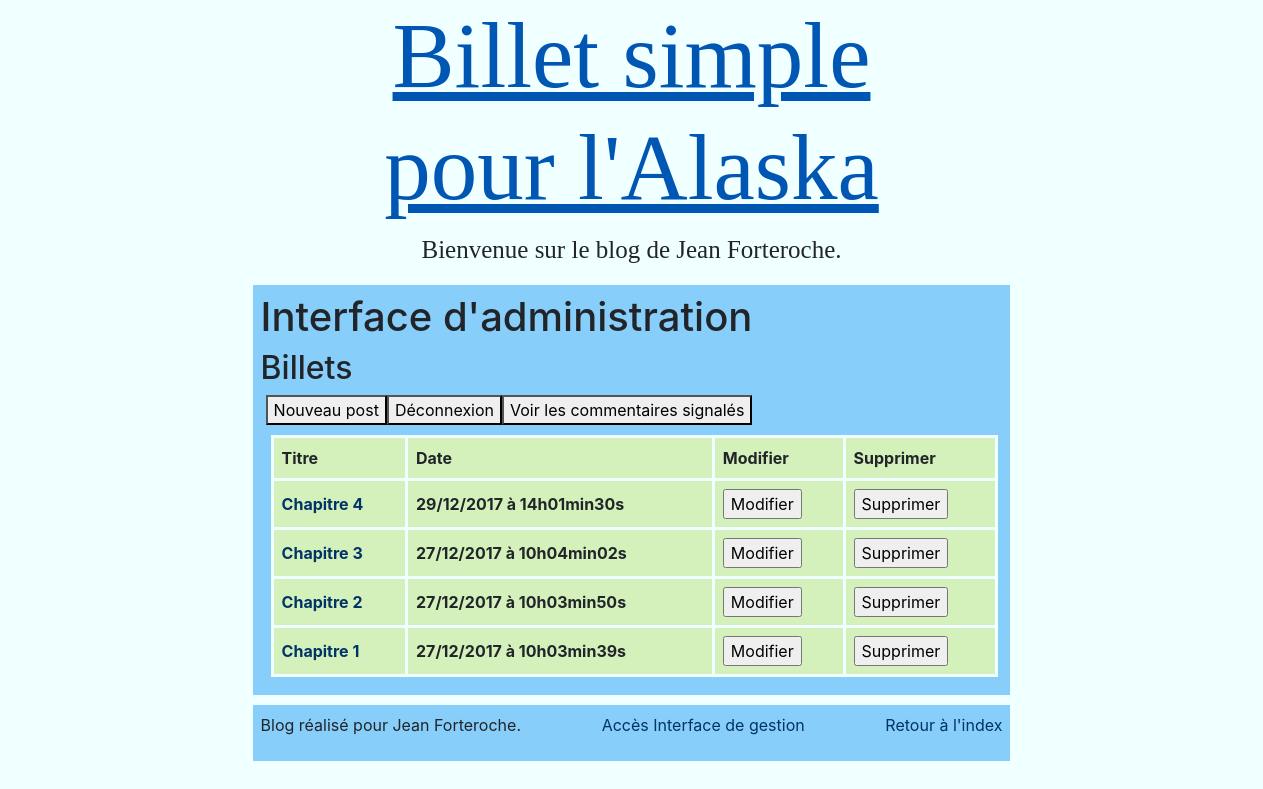
/index.php?action=admin (signed in), run on the app's committed database.
### tables this page shows
CREATE TABLE `Posts` (
  `id` int(11) NOT NULL,
  `titre` varchar(255) NOT NULL,
  `texte` text NOT NULL,
  `date` datetime NOT NULL
);

### controller/controllerBack.php (called while the page is built, shortened)
<?php
    require_once 'model/modelBillet.php';
    class controllerBack{
        private $post;
        public function __construct(){
            $this->post = new post();
        }
        public function back(){
            $post = $this->post->getPosts();
            $view = new view("Back");
            $view->generate(array('post' => $post));
        }
    }

### index.php (called while the page is built)
<?php
    require 'controller/mainController.php';
    $routeur = new main();
    $routeur->routage();

### model/modelBillet.php (called while the page is built, shortened)
<?php
    require_once 'model/model.php';
    class post extends model{
        public function getPosts(){
            $sql = 'SELECT id, titre, texte, DATE_FORMAT(date, \'%d/%m/%Y à %Hh%imin%ss\') AS date_fr FROM Posts ORDER BY date DESC';
            $posts = $this->executeSQL($sql);
            return $posts;
        }
    }

### model/model.php (called while the page is built, shortened)
<?php
    abstract class model {
        protected function executeSQL($sql, $params = null){
            if ($params == null){
                $req = $this->dbConnect()->query($sql);
            }
            else{
                $req = $this->dbConnect()->prepare($sql);
                $req->execute($params);
            }
            return $req;
        }
        private function dbConnect(){
            try{
                $db = new PDO('mysql:host=localhost;dbname=test;charset=utf8', 'root', 'root');
                return $db;
            }
            catch(Exception $e){
                die('Error : ' .$e->getMessage());
            }
        }
    }

### view/viewBack.php (the view)
<?php $this->title = "Back"; ?>
<h1>Interface d'administration</h1>
    <h2>Billets</h2>
    <div class="butt">
        <form action="index.php?action=ajout" method="post">
            <button type="submit" name="button">Nouveau post</button>
        </form>
        <form action="index.php?action=deco" method="post">
            <button type="submit" name="button">Déconnexion</button>
        </form>
        <form action="index.php?action=backCo" method="post">
            <button type="submit" name="button">Voir les commentaires signalés</button>
        </form>
    </div>
    <table>
        <tr>
            <th>Titre</th>
            <th>Date</th>
            <th>Modifier</th>
            <th>Supprimer</th>
        </tr>
    <?php foreach ($post as $post) : ?>
        <tr>
            <th>
                <a href="<?= "index.php?action=billet&id=" . $post['id'] ?>"><?= $post['titre']?></a>
            </th>
            <th><?= $post['date_fr']?></th>
            <th>
                <form action=<?='index.php?action=modif&id=' . $post['id']?> method="post">
                    <input type="submit" value="Modifier"/>
                </form>
            </th>
            <th>
                <form action=<?='index.php?action=suppPost&id=' . $post['id']?> method="post">
                    <input type="submit" value="Supprimer" onclick="return(confirm('Etes-vous sûr de vouloir supprimer cette entrée ?'))"/>
                </form>
            </th>
        </tr>
    <?php endforeach; ?>
    </table>

### view/gabarit.php (shortened to what this page needs)
<!doctype html>
<html lang="fr">
    <head>
        <link rel="stylesheet" href="https://maxcdn.bootstrapcdn.com/bootstrap/4.0.0-beta.3/css/bootstrap.min.css"
>
        <link rel="stylesheet" href="contenu/style.css" />
    </head>
    <body>
        <div id="global">
            <header>
                <a href="index.php"><h1 id="titreBlog">Billet simple pour l'Alaska</h1></a>
                <p id="descBlog">Bienvenue sur le blog de Jean Forteroche.</p>
            </header>
            <div id="contenu">
                <?= $contenu ?>
            </div>
            <footer id="piedBlog">
                <div id="footer">
                    <p>Blog réalisé pour Jean Forteroche.</p>
                    <p><?php
                        if (isset($_SESSION['nom']) && $_SESSION['nom'] == 'admin'){
                            echo '<a href="' . 'index.php?action=admin' . '">Accès Interface de gestion</a>';
                        }
                        else{
                            echo '<a href="' . 'index.php?action=admin' . '">Se connecter</a>';
                        }
                    ?></p>
                <a href="index.php">Retour à l'index</a>
                </div>
            </footer>
        </div>
    </body>
</html>

### controller/mainController.php (shortened to what this page needs)
<?php
    require_once 'controller/controllerBack.php';
    require_once 'view/view.php';
    class main {
        private $controllerIndex;
        private $controllerBack;
        private $controllerAuth;
        public function __construct(){
            $this->controllerIndex = new controllerIndex();
            $this->controllerBack = new controllerBack();
            $this->controllerAuth = new controllerAuth();
        }
        public function Routage(){
            try{
                if (isset($_GET['action'])){
                    switch ($_GET['action']) {
                        case 'admin':
                            if (isset($_SESSION['nom']) && $_SESSION['nom'] == 'admin')
                                $this->controllerBack->back();
                            else
                                $this->controllerAuth->vueBack();
                            break;
                    }
                }
                else
                    $this->controllerIndex->index();
            }
            catch (Exception $e){
                $this->erreur($e->getMessage());
            }
        }
}
?>

### view/view.php (shortened to what this page needs)
<?php
    class view{
        private $file;
        private $title;
        public function __construct($action){
            $this->file = "view/view" . $action . ".php";
        }
        public function generate($data){
            $content = $this->generateFile($this->file, $data);
            $view = $this->generateFile('view/gabarit.php', array('titre' => $this->title, 'contenu' => $content));
            echo $view;
        }
        private function generateFile($file, $data){
            if (file_exists($file)){
                extract($data);
                require ($file);
                return ob_get_clean();
            }
            else{
                throw new Exception("Fichier '$file' introuvable");
            }
        }
    }

### contenu/style.css (style rules this page uses)
#titreBlog { font-size: 93px; width: 50%; text-align: center; margin-left: 25%; font-family: georgia; }
a { text-decoration: none; color : #003366; }
#descBlog { font-size: 25px; width: 50%; text-align: center; margin-left: 25%; font-family: georgia; }
body { background-color: #f0ffff; }
#contenu { background-color: #87cefa; width: 60%; height: 100%; margin-left: 20%; padding: 8px; }
table { width: 98%; }
table,th,td { padding: 8px; background-color: #d4f0bb; margin: 10px; border-style: solid; border-color: #f0ffff; }
footer { background-color: #87cefa; width: 60%; margin-left: 20%; margin-top: 10px; padding: 8px; }
#footer { display: flex; flex: auto; width: 100%; justify-content: space-between; }
.butt { display: flex; margin: 5px; width: 1000px; }

### data on the page
posts: titre "Chapitre 4", date_fr "29/12/2017 à 14h01min30s"
posts: titre "Chapitre 3", date_fr "27/12/2017 à 10h04min02s"
posts: titre "Chapitre 2", date_fr "27/12/2017 à 10h03min50s"
posts: titre "Chapitre 1", date_fr "27/12/2017 à 10h03min39s"
